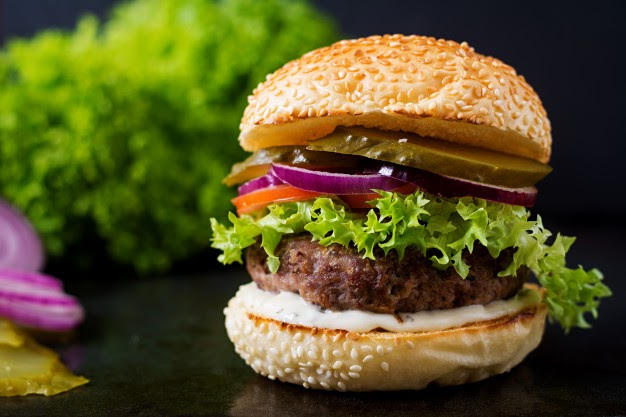
#> input picture 04_Working_with_Images_and_Text/data/hamburger.jpg, 626 x 417 px, found by its file name
$ jupyter execute --allow-errors quiz_03.ipynb   (shell and % lines are left out)   (older library calls are emulated)
#> lines starting #> are read from the running program, lines starting #| are printed output that depends on the picture; after the words box and inside, x2 and y2 are one past the last pixel; in counts of white or black regions, pixels touching at a corner belong together
[cell 1]
import matplotlib.pyplot as plt
import numpy as np
import skimage.io
from skimage.io import imread, imshow

import skimage.morphology
import collections.abc
import re
import nltk
from nltk.corpus import stopwords
import urllib

Q1 - Image Size

[cell 2]
hamburger_picture=skimage.io.imread('Data/hamburger.jpg')
#> hamburger_picture is the input picture: shape (417, 626, 3); mean R, G, B 90, 84.1, 37.2
print(hamburger_picture.nbytes)
#| 783126

Q - Dominant Channel

[cell 3]
hamburger_r = hamburger_picture[:, :, 0]
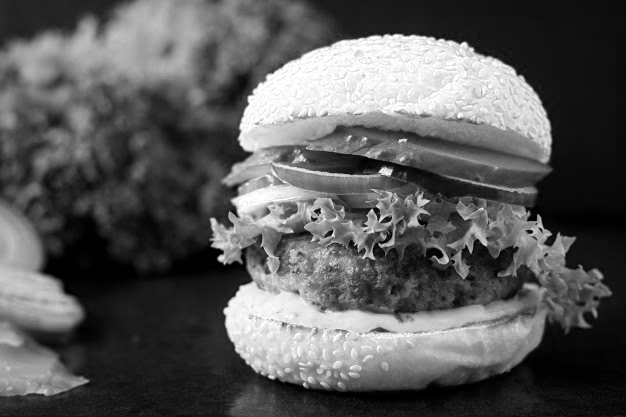
#> hamburger_r: shape (417, 626); min 0, max 255, mean 90
hamburger_g = hamburger_picture[:, :, 1]
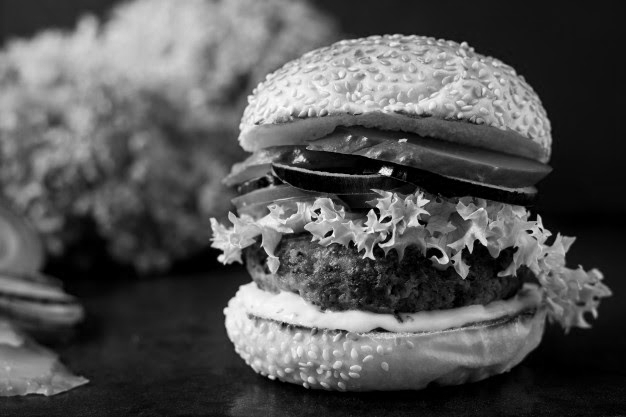
#> hamburger_g: shape (417, 626); min 0, max 255, mean 84.1
hamburger_b = hamburger_picture[:, :, 2]
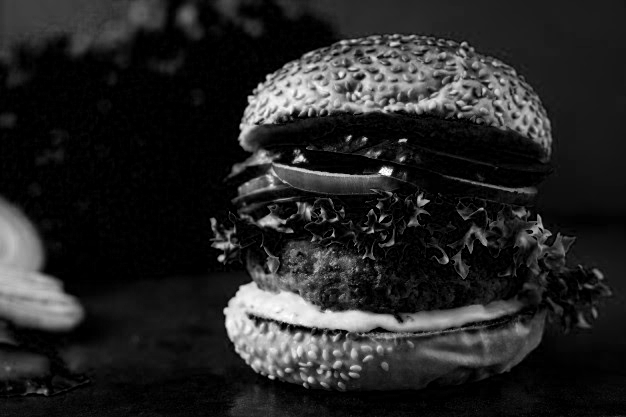
#> hamburger_b: shape (417, 626); min 0, max 255, mean 37.2
print(round(hamburger_r.mean(),2))
#| 90.04
print(round(hamburger_g.mean(),2))
#| 84.06
print(round(hamburger_b.mean(),2))
#| 37.21

Q - Morphology
binary_opening - skimage.morphology.binary_opening(image, footprint=None, out=None)
The morphological opening on an image is defined as an erosion followed by a dilation. Opening can remove small bright spots (i.e. “salt”) and connect small dark cracks. This tends to “open” up (dark) gaps between (bright) features.

Parameters
image: ndarray
Binary input image.

footprint: ndarray, optional
The neighborhood expressed as a 2-D array of 1’s and 0’s. If None, use a cross-shaped footprint (connectivity=1).

out: ndarray of bool, optional
The array to store the result of the morphology. If None is passed, a new array will be allocated.

[cell 4]
kernel = np.ones((3,3), dtype=np.int)
hamburger_b_open = skimage.morphology.binary_opening(hamburger_b, selem=skimage.morphology.square(3)).astype(int)
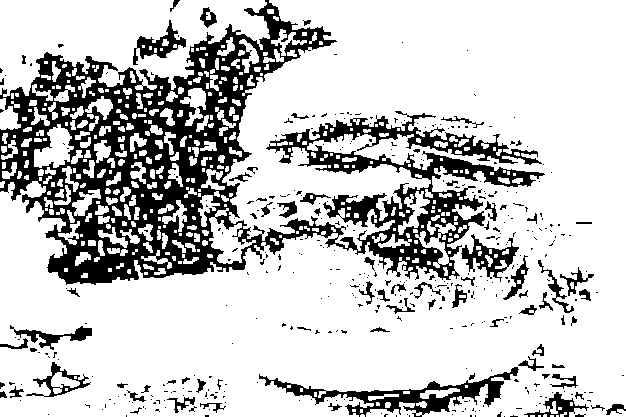
#> hamburger_b_open: shape (417, 626) int64; values 0 (black) and 1 (white), 78.1% white; 405 black regions (331 under 20 px), largest, box (x1, y1, x2, y2) and area: (0, 0, 545, 285) 45074, (259, 367, 519, 417) 3077, (461, 234, 519, 282) 940
plt.imshow(hamburger_b, cmap = 'gray')
plt.show()

[cell 5]
white_pixels = hamburger_b_open[hamburger_b_open==1].shape[0]
#> white_pixels = 203762
white_pixels
#> Out = 203762

$ run again, with 04_Working_with_Images_and_Text/data/tiger.jpg copied over 04_Working_with_Images_and_Text/data/hamburger.jpg
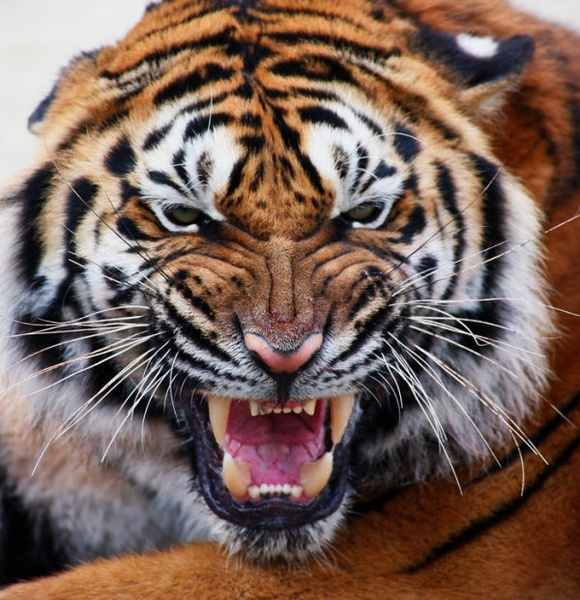
#> input picture 04_Working_with_Images_and_Text/data/tiger.jpg, 580 x 600 px, found by its file name
#> hamburger_picture is the input picture: shape (600, 580, 3); mean R, G, B 120.5, 97.3, 87.5
#| 1044000
#> `hamburger_b = hamburger_picture[:, :, 2]`:
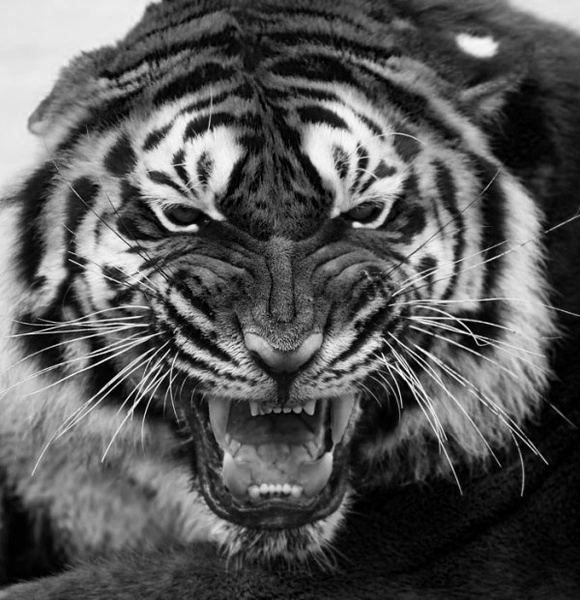
#> hamburger_b: shape (600, 580); min 0, max 255, mean 87.5
#| 120.53
#| 97.32
#| 87.47
#> `hamburger_b_open = skimage.morphology.binary_opening(hamburger_b, sele..`:
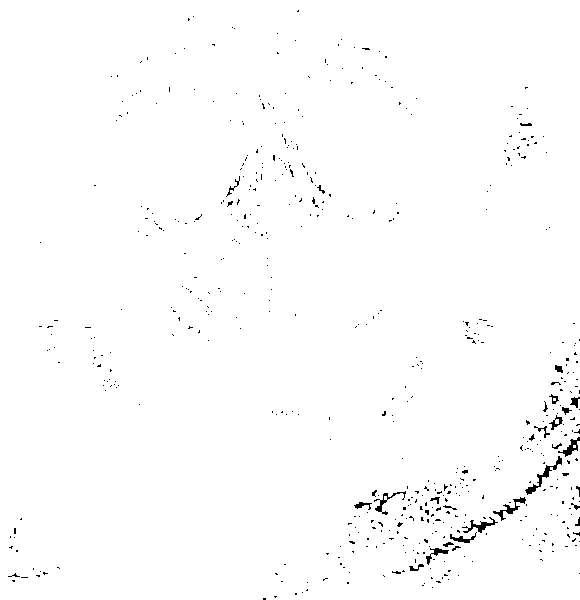
#> hamburger_b_open: shape (600, 580) int64; values 0 (black) and 1 (white), 99% white; black in thin lines or dots
